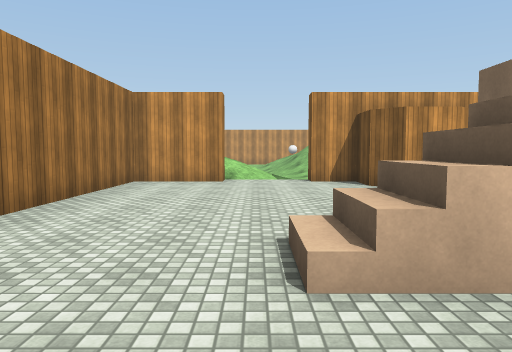
View 1 (above)

16 first-person views from a walk through a scene from a Unity 3-D project. The camera is 1.4 m above the floor, tilts 4° down and sees 70° across. The floor is counted in squares, 2 m on a side. Each view is taken from the middle of a square. On the plan, view 1 faces up. The plan holds only what a view shows up to about 11 squares ahead; the rest is blank. The player character is not drawn. Door leaves are left out, so doorways stand open. Surface patterns are stand-ins for the level's own textures.

View 2
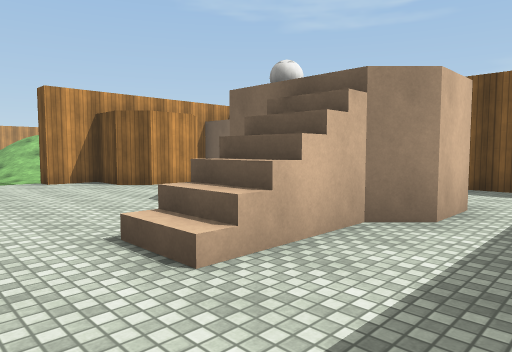

View 3
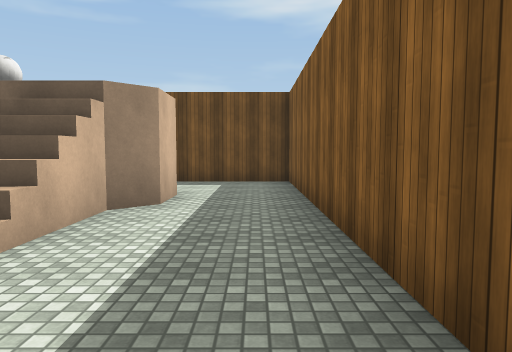

View 4
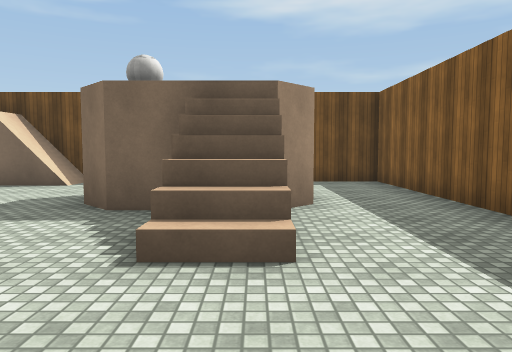

View 5
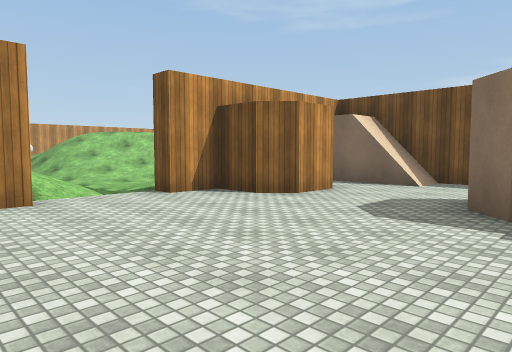

View 6
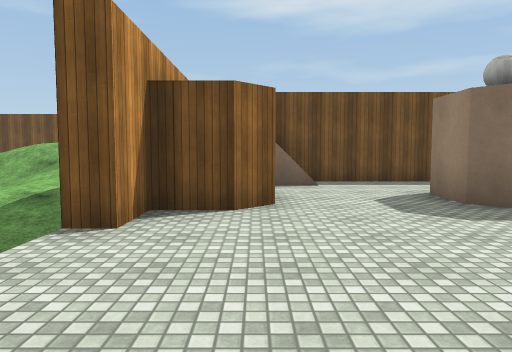

View 7
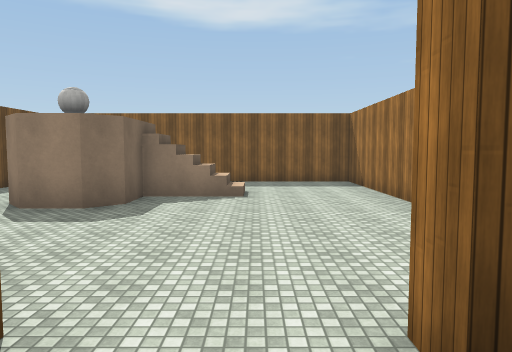

View 8
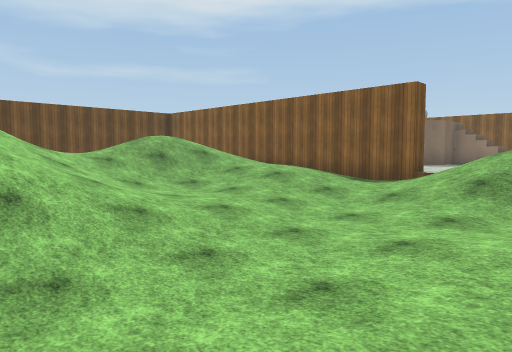

View 9
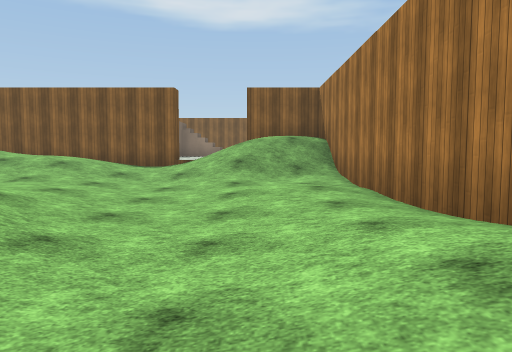

View 10
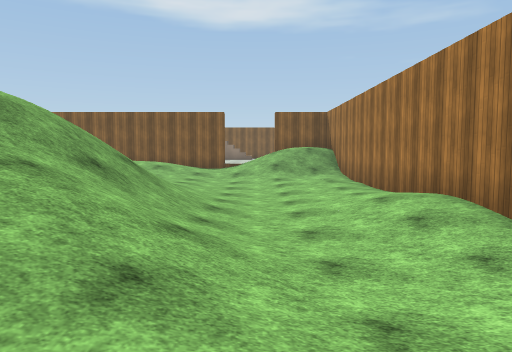

View 11
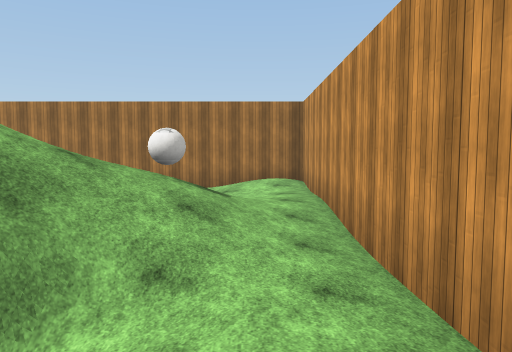

View 12
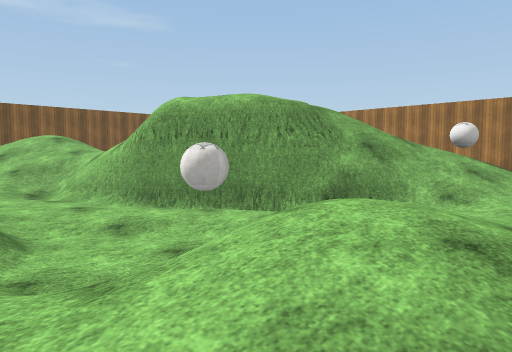

View 13
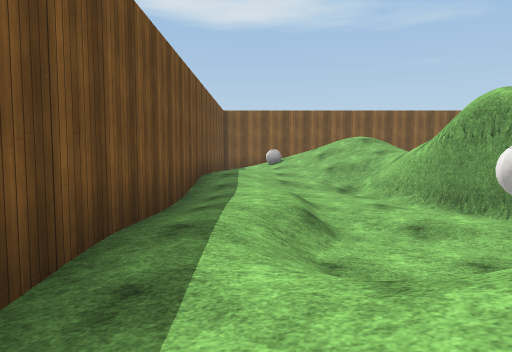

View 14
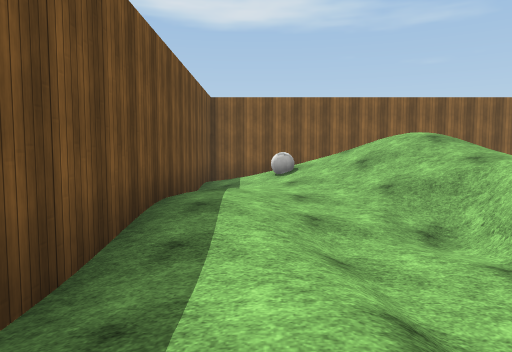

View 15
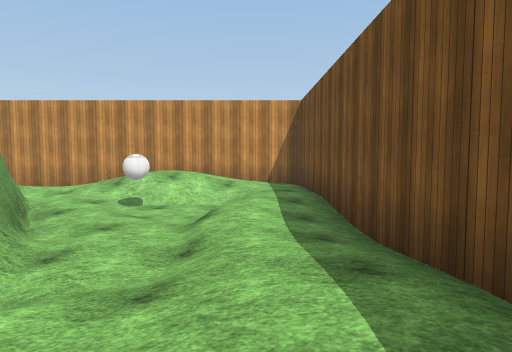

View 16
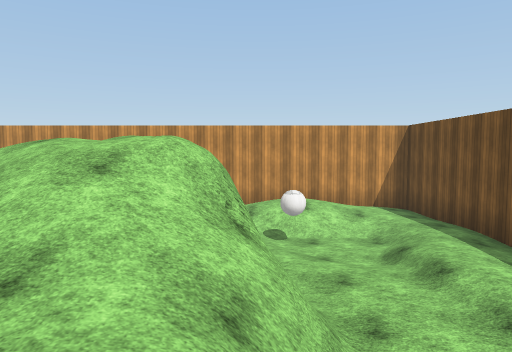

### Floor plan
Key: @ floor where view 1 was taken; # wall or solid block; . main floor; : floor 0.25 m higher than the main floor; - floor 0.25 m lower than the main floor; _ floor 0.5 m lower than the main floor; + floor 0.75 m higher than the main floor; < floor 0.75 m lower than the main floor; * floor 1 m higher than the main floor; ( floor 1 m lower than the main floor; % floor 1.75 m higher than the main floor; & floor 2.75 m higher than the main floor; $ floor 3 m higher than the main floor; / step, stairs or slope; D open door; = window, fence, low wall or low ledge; B ball.
Columns run from 3 left of view 1 to 12 right of it. Each row starts with its distance up from view 1.
 24 ################
 23 #-____<<<_/-___#
 22 #___-//___.:.__#
 21 #_<_/B///<///__#
 20 #<(_/////<<((/_#
 19 #_<</////#<((__#
 18 #_<(///&$##<<-_#
 17 #_<(// /&$#<<__#
 16 #_<(///////<<-_#
 15 #_<(<//////<_--#
 14 #__<<__//+//_.-#
 13 #__<<___////.- #
 12 #___<_--//%//- #
 11 #///__.:// /B._#
 10 #/*/--.:/    -_#
  9 ###DD####      #
  8 #..DD.##  =####
  7 #.....##./#
  6 #......../#
  5 #.........#
  4 #.....$...#
  3 #.....  ..#
  2 #...//  ..#
  1 #.........#
  0 #..@......#
 -1 ###########

Where each view was taken, in squares from view 1:
view 1: 0 up, 0 right, facing up
view 2: 0 up, 1 left, facing up-right
view 3: 0 up, 2 left, facing right
view 4: 2 up, 2 left, facing right
view 5: 3 up, 2 left, facing up-right
view 6: 7 up, 2 left, facing right
view 7: 10 up, 0 right, facing down
view 8: 17 up, 2 left, facing down-right
view 9: 19 up, 1 left, facing down
view 10: 23 up, 0 right, facing down
view 11: 22 up, 7 right, facing left
view 12: 23 up, 10 right, facing down-left
view 13: 23 up, 10 right, facing down
view 14: 19 up, 10 right, facing down
view 15: 13 up, 10 right, facing up
view 16: 13 up, 7 right, facing up
